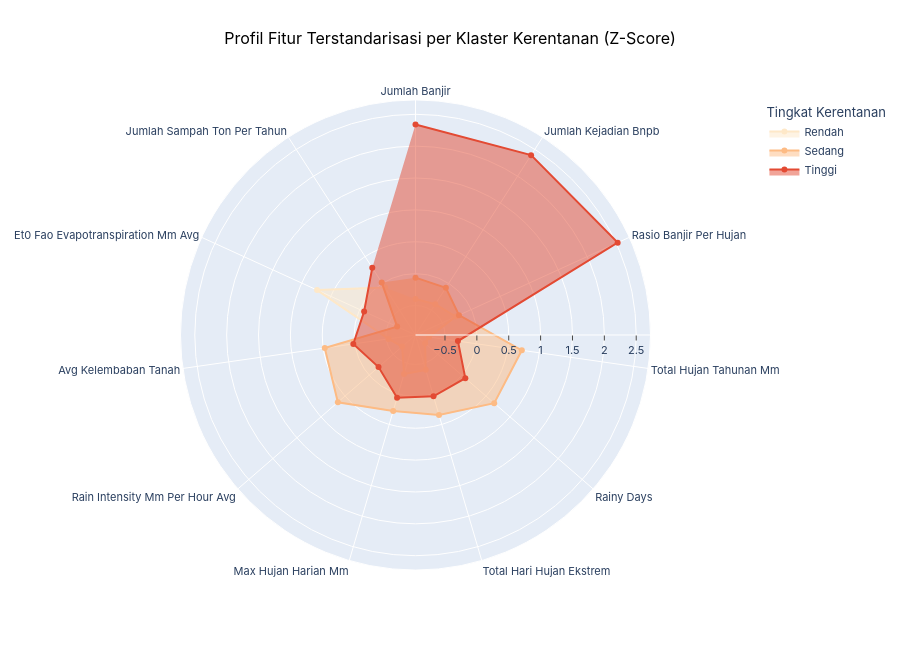

The notebook cell this image was saved under:
### Code cell
# Menghitung rata-rata z-score per klaster untuk radar chart
scaled_df_with_labels = scaled_df.copy()
scaled_df_with_labels['cluster_label'] = yearly_df['cluster_label'].values
cluster_means = scaled_df_with_labels.groupby('cluster_label').mean()

# Reorder index to match labeling order
cluster_means = cluster_means.reindex(["Rendah", "Sedang", "Tinggi"])

# Plotting Radar Chart dengan Plotly
fig_radar = go.Figure()

for label in ["Rendah", "Sedang", "Tinggi"]:
    fig_radar.add_trace(go.Scatterpolar(
        r=cluster_means.loc[label].values,
        theta=[col.replace('_', ' ').title() for col in cluster_means.columns],
        fill='toself',
        name=label,
        line_color=COLOR_MAP[label]
    ))

fig_radar.update_layout(
    polar=dict(
        radialaxis=dict(
            visible=True,
            range=[cluster_means.values.min() - 0.2, cluster_means.values.max() + 0.2],
            showticklabels=True,
            ticks="outside"
        ),
        angularaxis=dict(
            direction="clockwise",
            period=len(cluster_means.columns)
        )
    ),
    showlegend=True,
    legend_title="Tingkat Kerentanan",
    title=dict(
        text="Profil Fitur Terstandarisasi per Klaster Kerentanan (Z-Score)",
        font=dict(family="Outfit, Inter, sans-serif", size=16, color="black"),
        x=0.5,
        y=0.95
    ),
    width=900,
    height=650,
    font=dict(family="Outfit, Inter, sans-serif", size=11)
)
fig_radar.show()

### Figure 1 — Plotly figure (JSON) as saved in the notebook; plotly's stock layout.template omitted (floating-point values rounded to 4 significant figures)
{"data": [{"fill": "toself", "line": {"color": "#FEE8C8"}, "name": "Rendah", "r": [-0.3976, -0.388, -0.2676, -0.7472, -0.7624, -0.3924, -0.3244, -0.6843, -0.5346, 0.7351, -0.07865], "theta": ["Jumlah Banjir", "Jumlah Kejadian Bnpb", "Rasio Banjir Per Hujan", "Total Hujan Tahunan Mm", "Rainy Days", "Total Hari Hujan Ekstrem", "Max Hujan Harian Mm", "Rain Intensity Mm Per Hour Avg", "Avg Kelembaban Tanah", "Et0 Fao Evapotranspiration Mm Avg", "Jumlah Sampah Ton Per Tahun"], "type": "scatterpolar"}, {"fill": "toself", "line": {"color": "#FDBB84"}, "name": "Sedang", "r": [-0.0629, -0.08109, -0.2129, 0.7226, 0.6713, 0.3449, 0.2798, 0.6491, 0.4756, -0.646, 0.01825], "theta": ["Jumlah Banjir", "Jumlah Kejadian Bnpb", "Rasio Banjir Per Hujan", "Total Hujan Tahunan Mm", "Rainy Days", "Total Hari Hujan Ekstrem", "Max Hujan Harian Mm", "Rain Intensity Mm Per Hour Avg", "Avg Kelembaban Tanah", "Et0 Fao Evapotranspiration Mm Avg", "Jumlah Sampah Ton Per Tahun"], "type": "scatterpolar"}, {"fill": "toself", "line": {"color": "#E34A33"}, "name": "Tinggi", "r": [2.339, 2.392, 2.524, -0.29, 0.07186, 0.04048, 0.06281, -0.195, 0.02339, -0.0762, 0.2916], "theta": ["Jumlah Banjir", "Jumlah Kejadian Bnpb", "Rasio Banjir Per Hujan", "Total Hujan Tahunan Mm", "Rainy Days", "Total Hari Hujan Ekstrem", "Max Hujan Harian Mm", "Rain Intensity Mm Per Hour Avg", "Avg Kelembaban Tanah", "Et0 Fao Evapotranspiration Mm Avg", "Jumlah Sampah Ton Per Tahun"], "type": "scatterpolar"}], "layout": {"font": {"family": "Outfit, Inter, sans-serif", "size": 11}, "height": 650, "legend": {"title": {"text": "Tingkat Kerentanan"}}, "polar": {"angularaxis": {"direction": "clockwise", "period": 11}, "radialaxis": {"range": [-0.9624, 2.724], "showticklabels": true, "ticks": "outside", "visible": true}}, "showlegend": true, "title": {"font": {"color": "black", "family": "Outfit, Inter, sans-serif", "size": 16}, "text": "Profil Fitur Terstandarisasi per Klaster Kerentanan (Z-Score)", "x": 0.5, "y": 0.95}, "width": 900}}
